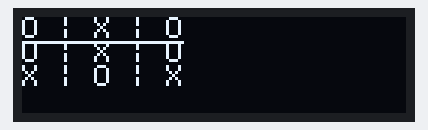
Recording of a sketch running on a simulated Arduino Uno, built with avr-gcc and run on an emulated ATmega328P. On the bench: 128×32 one-colour display. The display library's start-up logo is not drawn.

Above: at 0.1 s.

The sketch:

Tic_Tac_Toe_on__oled.ino
```cpp
#include <SPI.h>
#include <Wire.h>
#include <Adafruit_GFX.h>
#include <Adafruit_SSD1306.h>

#define SCREEN_WIDTH 128
#define SCREEN_HEIGHT 32
#define OLED_RESET     -1
#define SCREEN_ADDRESS 0x3C
Adafruit_SSD1306 display(SCREEN_WIDTH, SCREEN_HEIGHT, &Wire, OLED_RESET);

#define NUMFLAKES     10
#define LOGO_HEIGHT   16
#define LOGO_WIDTH    16

char states[] = {
  "OXOOXOXOXOXOXO"
};


void setup() {
  Serial.begin(9600);

  // SSD1306_SWITCHCAPVCC = generate display voltage from 3.3V internally
  if(!display.begin(SSD1306_SWITCHCAPVCC, SCREEN_ADDRESS)) {
    Serial.println(F("SSD1306 allocation failed"));
    for(;;); // Don't proceed, loop forever
  }

  // Show initial display buffer contents on the screen --
  // the library initializes this with an Adafruit splash screen.
  display.display();

  // Clear the buffer
  display.clearDisplay();

  display.setTextSize(1);      // Normal 1:1 pixel scale
  display.setTextColor(SSD1306_WHITE); // Draw white text
  display.setCursor(0, 0);     // Start at top-left corner
  display.cp437(true);         // Use full 256 char 'Code Page 437' font

  // Collumm 1
  display.print(states[0]);
  display.print(" | ");
  display.print(states[1]);
  display.print(" | ");
  display.println(states[2]);

  // draws the line between the collums
  display.writeLine(0, 8, 53, 8, SSD1306_WHITE);

  // Collumm 2
  display.print(states[3]);
  display.print(" | ");
  display.print(states[4]);
  display.print(" | ");
  display.println(states[5]);

  // draws the line between the collums
  display.writeLine(0, 8, 53, 8, SSD1306_WHITE);

  // Collumm 3
  display.print(states[6]);
  display.print(" | ");
  display.print(states[7]);
  display.print(" | ");
  display.println(states[8]);


  display.display();
  delay(2000);
  // display.display() is NOT necessary after every single drawing command,
  // unless that's what you want...rather, you can batch up a bunch of
  // drawing operations and then update the screen all at once by calling
  // display.display(). These examples demonstrate both approaches...
}

void loop() {
}
```
